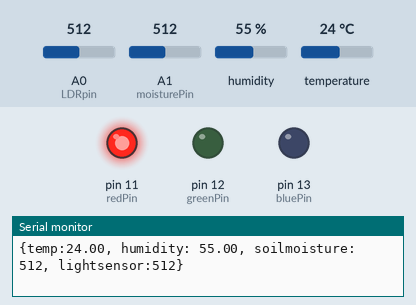
Simulated run of this sketch. Board: Arduino Uno, built with avr-gcc and run on an emulated ATmega328P. Shown: output pins drawn as LEDs (lit = HIGH), the last lines printed to the serial monitor. The test bench sets the inputs (shaded band); at power-on: A1 (moisturePin) = 512, A0 (LDRpin) = 512, humidity 55 %, temperature 24 °C.

Above: at 2.2 s.
2.3 s: A1 (moisturePin) set to 488
At 5.1 s:
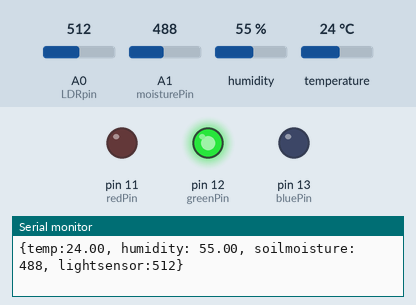
6.1 s: A1 (moisturePin) set to 436
9.9 s: A1 (moisturePin) set to 403
At 11.5 s:
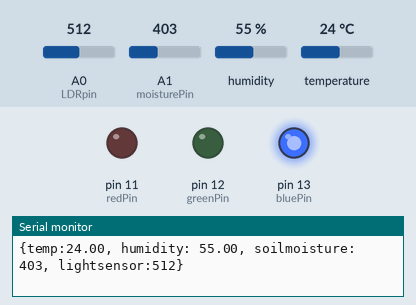
13.7 s: A1 (moisturePin) set to 716
At 16.8 s:
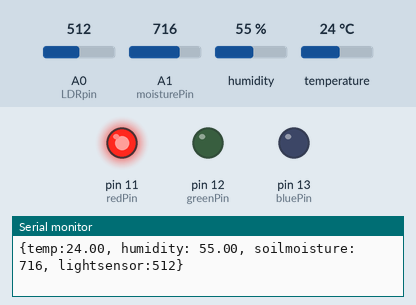
17.6 s: A1 (moisturePin) set to 306
At 20.0 s:
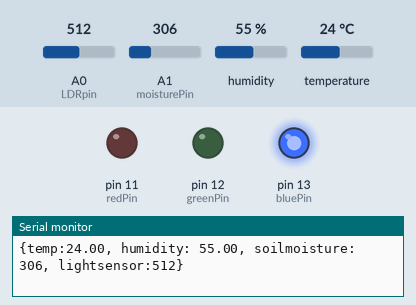
Timing chart, 0 to 21.5 s (numbered marks = the images above; inputs shaded):
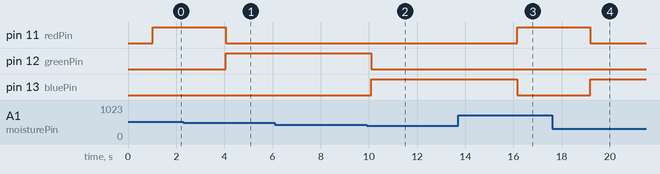

The sketch:

gardengnome.ino
```cpp
#include <SimpleDHT.h>

int pinDHT22 = 2;
int LDRpin = A0;
int moisturePin =A1;
int bluePin = 13;
int greenPin = 12;
int redPin = 11;
SimpleDHT22 dht22(pinDHT22);
int LDRValue = 0;     // result of reading the analog pin
int moistureValue = 0;
const int AirValue = 575;
const int WaterValue = 340; // reference readings for dry air, and glass of water
const int lowWater = 496; // break points for moisture readings. goldilocks zone in between.
const int highWater = 418;
void setup() {
  Serial.begin(9600);
  pinMode(bluePin, OUTPUT);
  pinMode(greenPin, OUTPUT);
  pinMode(redPin, OUTPUT);
  delay(1000); // give some time to boot up
}

void loop() {
  float temperature = 0;
  float humidity = 0;
  int err = SimpleDHTErrSuccess;
  if ((err = dht22.read2(&temperature, &humidity, NULL)) != SimpleDHTErrSuccess) {
    Serial.print("Read DHT22 failed, err="); Serial.println(err);delay(2000);
    return;
  }
  LDRValue = analogRead(LDRpin);// read the value from the LDR
  moistureValue = analogRead(moisturePin);
  //Serial.print("{ timestamp: time");
  Serial.print("{temp:");
  Serial.print((float)temperature); Serial.print(", humidity: ");
  Serial.print((float)humidity); Serial.print(", soilmoisture: ");
  Serial.print(moistureValue); //read capacitance register
  Serial.print(", lightsensor:");
  Serial.print(LDRValue);Serial.print("}");
  Serial.println("");// print the value to the serial port
  //Turn on red light because the plant is too dry
  if(moistureValue > lowWater){
      digitalWrite(redPin, HIGH);
      digitalWrite(bluePin,LOW);
      digitalWrite(greenPin,LOW);
    }
//Turn on blue light because the plant is too wet
   if(moistureValue < highWater){
      digitalWrite(redPin, LOW);
      digitalWrite(bluePin,HIGH);
      digitalWrite(greenPin,LOW);
   }
//Turn on green light because the plant is just right
   if(moistureValue > highWater && moistureValue < lowWater){
      digitalWrite(redPin, LOW);
      digitalWrite(bluePin,LOW);
      digitalWrite(greenPin,HIGH);
   }
  delay(3000);
}
```

Measured:
- the behaviour switches between 496 and 495 on A1 (moisturePin) (found by bisection; images 0 and 1)
- the behaviour switches between 418 and 417 on A1 (moisturePin) (found by bisection; images 1 and 2)
- after the input at 2.3 s, pin 11 (redPin): HIGH → LOW after 1.8 s; pin 12 (greenPin): LOW → HIGH after 1.8 s
- after the input at 9.9 s, pin 12 (greenPin): HIGH → LOW after 0.20 s; pin 13 (bluePin): LOW → HIGH after 0.20 s
- after the input at 13.7 s, pin 11 (redPin): LOW → HIGH after 2.5 s; pin 13 (bluePin): HIGH → LOW after 2.5 s
- after the input at 17.6 s, pin 11 (redPin): HIGH → LOW after 1.6 s; pin 13 (bluePin): LOW → HIGH after 1.6 s
